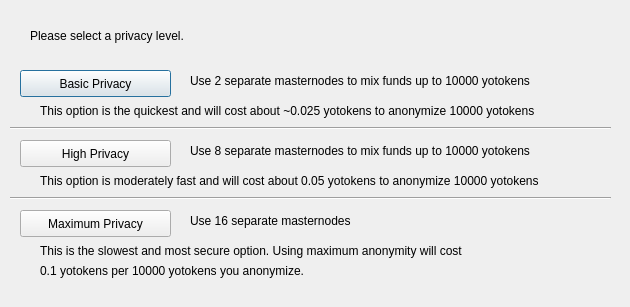
<?xml version="1.0" encoding="UTF-8"?>
<ui version="4.0">
 <class>ObfuscationConfig</class>
 <widget class="QDialog" name="ObfuscationConfig">
  <property name="geometry">
   <rect>
    <x>0</x>
    <y>0</y>
    <width>630</width>
    <height>307</height>
   </rect>
  </property>
  <property name="windowTitle">
   <string>Configure Obfuscation</string>
  </property>
  <widget class="QPushButton" name="buttonBasic">
   <property name="geometry">
    <rect>
     <x>20</x>
     <y>70</y>
     <width>151</width>
     <height>27</height>
    </rect>
   </property>
   <property name="text">
    <string>Basic Privacy</string>
   </property>
  </widget>
  <widget class="QPushButton" name="buttonHigh">
   <property name="geometry">
    <rect>
     <x>20</x>
     <y>140</y>
     <width>151</width>
     <height>27</height>
    </rect>
   </property>
   <property name="text">
    <string>High Privacy</string>
   </property>
  </widget>
  <widget class="QPushButton" name="buttonMax">
   <property name="geometry">
    <rect>
     <x>20</x>
     <y>210</y>
     <width>151</width>
     <height>27</height>
    </rect>
   </property>
   <property name="text">
    <string>Maximum Privacy</string>
   </property>
  </widget>
  <widget class="QLabel" name="label">
   <property name="geometry">
    <rect>
     <x>30</x>
     <y>20</y>
     <width>571</width>
     <height>31</height>
    </rect>
   </property>
   <property name="text">
    <string>Please select a privacy level.</string>
   </property>
  </widget>
  <widget class="QLabel" name="label_2">
   <property name="geometry">
    <rect>
     <x>190</x>
     <y>70</y>
     <width>421</width>
     <height>21</height>
    </rect>
   </property>
   <property name="text">
    <string>Use 2 separate masternodes to mix funds up to 10000 yotokens</string>
   </property>
  </widget>
  <widget class="QLabel" name="label_3">
   <property name="geometry">
    <rect>
     <x>190</x>
     <y>140</y>
     <width>411</width>
     <height>21</height>
    </rect>
   </property>
   <property name="text">
    <string>Use 8 separate masternodes to mix funds up to 10000 yotokens</string>
   </property>
  </widget>
  <widget class="QLabel" name="label_4">
   <property name="geometry">
    <rect>
     <x>190</x>
     <y>210</y>
     <width>421</width>
     <height>21</height>
    </rect>
   </property>
   <property name="text">
    <string>Use 16 separate masternodes</string>
   </property>
  </widget>
  <widget class="QLabel" name="label_6">
   <property name="geometry">
    <rect>
     <x>40</x>
     <y>100</y>
     <width>561</width>
     <height>21</height>
    </rect>
   </property>
   <property name="text">
    <string>This option is the quickest and will cost about ~0.025 yotokens to anonymize 10000 yotokens</string>
   </property>
  </widget>
  <widget class="QLabel" name="label_7">
   <property name="geometry">
    <rect>
     <x>40</x>
     <y>170</y>
     <width>561</width>
     <height>21</height>
    </rect>
   </property>
   <property name="text">
    <string>This option is moderately fast and will cost about 0.05 yotokens to anonymize 10000 yotokens</string>
   </property>
  </widget>
  <widget class="QLabel" name="label_8">
   <property name="geometry">
    <rect>
     <x>40</x>
     <y>240</y>
     <width>561</width>
     <height>21</height>
    </rect>
   </property>
   <property name="text">
    <string>This is the slowest and most secure option. Using maximum anonymity will cost</string>
   </property>
  </widget>
  <widget class="QLabel" name="label_9">
   <property name="geometry">
    <rect>
     <x>40</x>
     <y>260</y>
     <width>561</width>
     <height>21</height>
    </rect>
   </property>
   <property name="text">
    <string>0.1 yotokens per 10000 yotokens you anonymize.</string>
   </property>
  </widget>
  <widget class="Line" name="line">
   <property name="geometry">
    <rect>
     <x>10</x>
     <y>120</y>
     <width>601</width>
     <height>16</height>
    </rect>
   </property>
   <property name="orientation">
    <enum>Qt::Horizontal</enum>
   </property>
  </widget>
  <widget class="Line" name="line_2">
   <property name="geometry">
    <rect>
     <x>10</x>
     <y>190</y>
     <width>601</width>
     <height>16</height>
    </rect>
   </property>
   <property name="orientation">
    <enum>Qt::Horizontal</enum>
   </property>
  </widget>
 </widget>
 <resources/>
 <connections/>
</ui>
